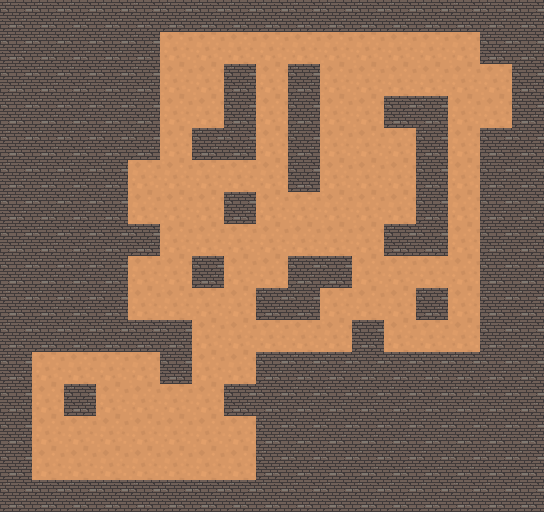

This game map was drawn from its Tiled (.tmx) file and the tilesets committed beside it. A one-line description and the full map source follow:
An orthogonal 17x16 tile map with 32x32 px tiles, 1 tile layer (Прошарок плиток 1).

<map version="1.10" tiledversion="1.10.2" orientation="orthogonal" renderorder="left-up" width="17" height="16" tilewidth="32" tileheight="32" infinite="0" nextlayerid="2" nextobjectid="1">
 <tileset firstgid="1" source="Підлога.tsx" />
 <layer id="1" name="Прошарок плиток 1" width="17" height="16">
  <data encoding="csv">
2,2,2,2,2,2,2,2,2,2,2,2,2,2,2,2,2,
2,2,2,2,2,1,1,1,1,1,1,1,1,1,1,2,2,
2,2,2,2,2,1,1,2,1,2,1,1,1,1,1,1,2,
2,2,2,2,2,1,1,2,1,2,1,1,2,2,1,1,2,
2,2,2,2,2,1,2,2,1,2,1,1,1,2,1,2,2,
2,2,2,2,1,1,1,1,1,2,1,1,1,2,1,2,2,
2,2,2,2,1,1,1,2,1,1,1,1,1,2,1,2,2,
2,2,2,2,2,1,1,1,1,1,1,1,2,2,1,2,2,
2,2,2,2,1,1,2,1,1,2,2,1,1,1,1,2,2,
2,2,2,2,1,1,1,1,2,2,1,1,1,2,1,2,2,
2,2,2,2,2,2,1,1,1,1,1,2,1,1,1,2,2,
2,1,1,1,1,2,1,1,2,2,2,2,2,2,2,2,2,
2,1,2,1,1,1,1,2,2,2,2,2,2,2,2,2,2,
2,1,1,1,1,1,1,1,2,2,2,2,2,2,2,2,2,
2,1,1,1,1,1,1,1,2,2,2,2,2,2,2,2,2,
2,2,2,2,2,2,2,2,2,2,2,2,2,2,2,2,2
</data>
 </layer>
</map>
